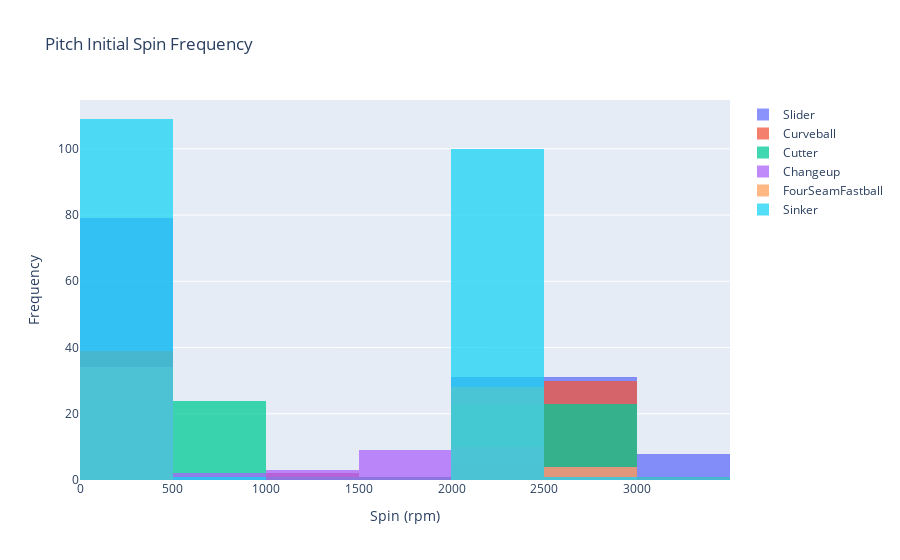

Here is the notebook cell this chart was saved with:
### Code cell
# Overlay
fig = go.Figure()
for i in range(len(pitch_type_types)):
    fig.add_trace(go.Histogram(x=pitch_speed[i], name=pitch_type_types[i]))
    
# Overlay both histograms
fig.update_layout(barmode='overlay', title_text='Pitch Initial Spin Frequency')
fig.update_xaxes(title_text="Spin (rpm)")
fig.update_yaxes(title_text="Frequency")

# Reduce opacity to see both histograms
fig.update_traces(opacity=0.75)
fig.show()

# fig.write_image("Pitch Initial Spin Frequency Histogram.png", engine='kaleido')

### Figure 1 — Plotly figure (JSON) as saved in the notebook; plotly's stock layout.template omitted (floating-point values rounded to 4 significant figures; data arrays with more than 128 entries replaced by an {"elided": "..."} marker saying what was removed)
{"data": [{"name": "Slider", "opacity": 0.75, "type": "histogram", "x": {"elided": "153 int values"}}, {"name": "Curveball", "opacity": 0.75, "type": "histogram", "x": [79, 78, 79, 79, 79, 77, 79, 78, 78, 78, 77, 78, 77, 71, 78, 79, 78, 78, 79, 79, 77, 77, 82, 78, 78, 77, 81, 78, 80, 81, 78, 83, 80, 78, 78, 78, 72, 77, 81, 2930, 2280, 2900, 2830, 2850, 2900, 2920, 2890, 2950, 2730, 2860, 2860, 2870, 2580, 2860, 2900, 2830, 2920, 2350, 2950, 2850, 2950, 2830, 2390, 2900, 1620, 1070, 2860, 2860, 1370, 2420, 3180, 2990, 2880, 2890, 2980, 2400, 2780, 2890]}, {"name": "Cutter", "opacity": 0.75, "type": "histogram", "x": [88, 92, 87, 90, 88, 87, 87, 90, 87, 90, 90, 86, 87, 87, 90, 87, 93, 88, 89, 86, 89, 86, 88, 88, 2860, 2840, 2870, 2190, 2770, 2750, 2740, 2980, 2910, 2960, 2420, 2960, 2880, 2860, 2900, 2750, 2430, 1980, 2670, 2910, 2220, 2670, 2880, 2690]}, {"name": "Changeup", "opacity": 0.75, "type": "histogram", "x": [86, 86, 84, 84, 86, 83, 83, 85, 84, 85, 86, 85, 86, 81, 85, 85, 84, 86, 85, 85, 87, 86, 85, 85, 85, 86, 84, 86, 81, 86, 84, 1650, 1760, 1960, 1620, 1560, 1470, 2350, 2350, 20, 2360, 2510, 1820, 1910, 1070, 2330, 2390, 200, 1650, 2550, 2330, 1700, 700, 600, 2520, 2410, 2350, 2540, 2090, 1230, 120, 2420]}, {"name": "FourSeamFastball", "opacity": 0.75, "type": "histogram", "x": [93, 93, 92, 90, 93, 95, 90, 96, 93, 93, 93, 91, 93, 97, 92, 90, 97, 92, 92, 96, 91, 93, 91, 90, 91, 93, 94, 92, 96, 91, 90, 94, 91, 2500, 2180, 2350, 2420, 2490, 2290, 2360, 2340, 2140, 2500, 2530, 2170, 2400, 2260, 2380, 2090, 2260, 2260, 110, 2200, 2410, 2460, 2120, 2440, 2200, 2480, 2230, 2320, 2270, 2360, 2700, 2440, 2190]}, {"name": "Sinker", "opacity": 0.75, "type": "histogram", "x": {"elided": "212 int values"}}], "layout": {"barmode": "overlay", "title": {"text": "Pitch Initial Spin Frequency"}, "xaxis": {"title": {"text": "Spin (rpm)"}}, "yaxis": {"title": {"text": "Frequency"}}}}
